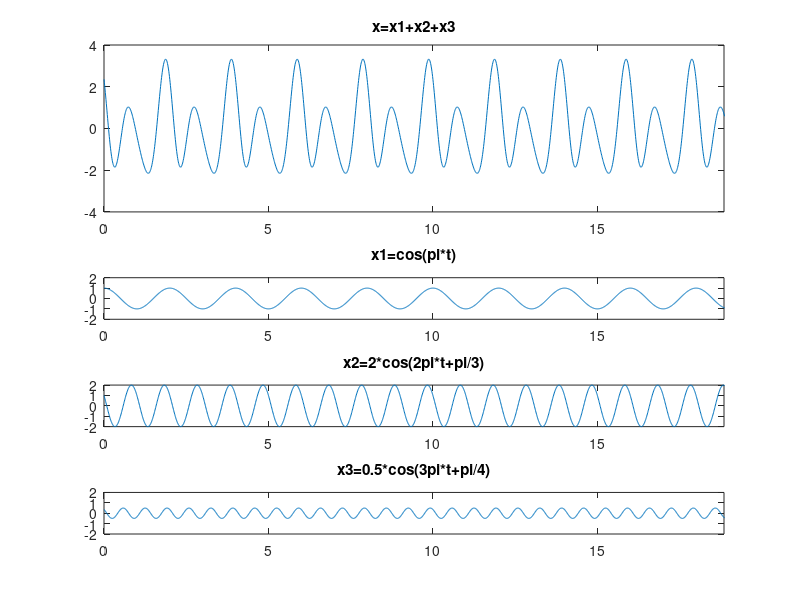

MATLAB code for this plot:
clc; clear

t=0:0.01:pi*8;

x1 = cos(pi*t);
x2 = 2*cos(2*pi*t+pi/3);
x3 = 0.5*cos(3*pi*t+pi/4);
x4 = x1+x2+x3;

figure(1)
subplot(5, 1, [1 2])
plot(t, x4)
title('x=x1+x2+x3')
axis([0, pi*6, -4, 4])
subplot(5, 1, 3)
plot(t, x1)
title('x1=cos(pi*t)')
axis([0, pi*6, -2, 2])
subplot(5, 1, 4)
plot(t, x2)
title('x2=2*cos(2pi*t+pi/3)')
axis([0, pi*6, -2, 2])
subplot(5, 1, 5)
plot(t, x3)
title('x3=0.5*cos(3pi*t+pi/4)')
axis([0, pi*6, -2, 2])
